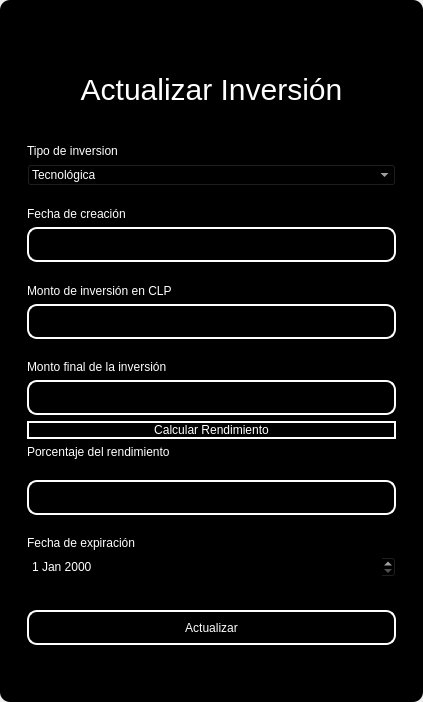
<?xml version="1.0" encoding="UTF-8"?>
<ui version="4.0">
 <class>MainWindow</class>
 <widget class="QMainWindow" name="MainWindow">
  <property name="geometry">
   <rect>
    <x>0</x>
    <y>0</y>
    <width>423</width>
    <height>702</height>
   </rect>
  </property>
  <property name="windowTitle">
   <string>MainWindow</string>
  </property>
  <property name="styleSheet">
   <string notr="true"/>
  </property>
  <widget class="QWidget" name="centralwidget">
   <property name="styleSheet">
    <string notr="true"/>
   </property>
   <layout class="QVBoxLayout" name="verticalLayout">
    <property name="spacing">
     <number>0</number>
    </property>
    <property name="leftMargin">
     <number>0</number>
    </property>
    <property name="topMargin">
     <number>0</number>
    </property>
    <property name="rightMargin">
     <number>0</number>
    </property>
    <property name="bottomMargin">
     <number>0</number>
    </property>
    <item>
     <widget class="QFrame" name="frame">
      <property name="enabled">
       <bool>true</bool>
      </property>
      <property name="styleSheet">
       <string notr="true">QFrame {
	border-radius:10px;
	
	background-color: rgb(0, 0, 0);
 }
</string>
      </property>
      <property name="frameShape">
       <enum>QFrame::StyledPanel</enum>
      </property>
      <property name="frameShadow">
       <enum>QFrame::Raised</enum>
      </property>
      <layout class="QVBoxLayout" name="verticalLayout_2">
       <item>
        <widget class="QFrame" name="frame_superior">
         <property name="minimumSize">
          <size>
           <width>0</width>
           <height>40</height>
          </size>
         </property>
         <property name="maximumSize">
          <size>
           <width>16777215</width>
           <height>40</height>
          </size>
         </property>
         <property name="styleSheet">
          <string notr="true">QPushButton{
border-radius:18px;
}

QPushButton:hover{
	background-color: rgb(0, 0, 0);
}
</string>
         </property>
         <property name="frameShape">
          <enum>QFrame::StyledPanel</enum>
         </property>
         <property name="frameShadow">
          <enum>QFrame::Raised</enum>
         </property>
         <layout class="QHBoxLayout" name="horizontalLayout_3">
          <property name="spacing">
           <number>4</number>
          </property>
          <property name="leftMargin">
           <number>0</number>
          </property>
          <property name="topMargin">
           <number>0</number>
          </property>
          <property name="rightMargin">
           <number>0</number>
          </property>
          <property name="bottomMargin">
           <number>0</number>
          </property>
          <item>
           <widget class="QPushButton" name="btn_icon">
            <property name="text">
             <string/>
            </property>
            <property name="iconSize">
             <size>
              <width>40</width>
              <height>40</height>
             </size>
            </property>
           </widget>
          </item>
          <item>
           <spacer name="horizontalSpacer_2">
            <property name="orientation">
             <enum>Qt::Horizontal</enum>
            </property>
            <property name="sizeHint" stdset="0">
             <size>
              <width>443</width>
              <height>20</height>
             </size>
            </property>
           </spacer>
          </item>
          <item>
           <widget class="QPushButton" name="bt_minimizar">
            <property name="minimumSize">
             <size>
              <width>38</width>
              <height>38</height>
             </size>
            </property>
            <property name="maximumSize">
             <size>
              <width>38</width>
              <height>38</height>
             </size>
            </property>
            <property name="cursor">
             <cursorShape>PointingHandCursor</cursorShape>
            </property>
            <property name="text">
             <string/>
            </property>
            <property name="icon">
             <iconset>
              <normaloff>image/minus.svg</normaloff>image/minus.svg</iconset>
            </property>
            <property name="iconSize">
             <size>
              <width>38</width>
              <height>38</height>
             </size>
            </property>
           </widget>
          </item>
          <item>
           <widget class="QPushButton" name="bt_maximizar">
            <property name="minimumSize">
             <size>
              <width>38</width>
              <height>38</height>
             </size>
            </property>
            <property name="maximumSize">
             <size>
              <width>38</width>
              <height>38</height>
             </size>
            </property>
            <property name="cursor">
             <cursorShape>PointingHandCursor</cursorShape>
            </property>
            <property name="text">
             <string/>
            </property>
            <property name="icon">
             <iconset>
              <normaloff>image/chevron-up.svg</normaloff>image/chevron-up.svg</iconset>
            </property>
            <property name="iconSize">
             <size>
              <width>38</width>
              <height>38</height>
             </size>
            </property>
           </widget>
          </item>
          <item>
           <widget class="QPushButton" name="bt_restaurar">
            <property name="minimumSize">
             <size>
              <width>38</width>
              <height>38</height>
             </size>
            </property>
            <property name="maximumSize">
             <size>
              <width>38</width>
              <height>38</height>
             </size>
            </property>
            <property name="cursor">
             <cursorShape>PointingHandCursor</cursorShape>
            </property>
            <property name="text">
             <string/>
            </property>
            <property name="icon">
             <iconset>
              <normaloff>image/chevron-down.svg</normaloff>image/chevron-down.svg</iconset>
            </property>
            <property name="iconSize">
             <size>
              <width>38</width>
              <height>38</height>
             </size>
            </property>
           </widget>
          </item>
          <item>
           <widget class="QPushButton" name="bt_cerrar">
            <property name="minimumSize">
             <size>
              <width>38</width>
              <height>38</height>
             </size>
            </property>
            <property name="maximumSize">
             <size>
              <width>38</width>
              <height>38</height>
             </size>
            </property>
            <property name="cursor">
             <cursorShape>PointingHandCursor</cursorShape>
            </property>
            <property name="text">
             <string/>
            </property>
            <property name="icon">
             <iconset>
              <normaloff>image/x.svg</normaloff>image/x.svg</iconset>
            </property>
            <property name="iconSize">
             <size>
              <width>38</width>
              <height>38</height>
             </size>
            </property>
           </widget>
          </item>
         </layout>
        </widget>
       </item>
       <item>
        <widget class="QFrame" name="frame_3">
         <property name="styleSheet">
          <string notr="true">QLabel {
	color: rgb(255, 255, 254);
	font: 12pt &quot;Arial&quot;;
	background-color: rgba(0, 0, 0,0);
}

QTextEdit{
background-color: rgba(0, 0, 0,0);
border-radius:10px; 
font: 12pt &quot;Arial&quot;;
color: rgb(255, 255, 254);
border: 2px solid  rgb(255, 255, 255);

}

QTextEdit:hover{
background-color: rgba(0, 0, 0,0);
border-radius:10px; 
font: 12pt &quot;Arial&quot;;
border: 2px solid  rgb(120, 0, 171);
}

QTextEdit:focus{
background-color: rgb(0, 0, 0);
border-radius:10px; 
font: 12pt &quot;Arial&quot;;
border: 2px solid rgb(120, 0, 171);
}

QLineEdit{
background-color: rgba(0, 0, 0,0);
border-radius:10px; 
font: 12pt &quot;Arial&quot;;
color: rgb(255, 255, 254);
border: 2px solid  rgb(255, 255, 255);

}

QLineEdit:hover{
background-color: rgba(0, 0, 0,0);
border-radius:10px; 
font: 12pt &quot;Arial&quot;;
border: 2px solid  rgb(120, 0, 171);
}

QLineEdit:focus{
background-color: rgb(0, 0, 0);
border-radius:10px; 
font: 12pt &quot;Arial&quot;;
border: 2px solid rgb(120, 0, 171);
}

QCheckBox{
	font: 12pt &quot;Arial&quot;;
	color: rgb(255, 255, 255);
}

QCheckBox::indicator {
    width: 18px;
    height:18px;
}

QCheckBox::indicator:unchecked {
   background-image: url(image/square.svg);
}

QCheckBox::indicator:checked {
   background-image: url(image/check-square.svg);
}

QPushButton{
border-radius:10px; 
font: 12pt &quot;Arial&quot;;
color: rgb(255, 255, 254);
border: 2px solid #ffffff;
}

QPushButton:hover{
border-radius:10px; 
font: 12pt &quot;Arial&quot;;
color: rgb(255, 255, 255);
border: 2px solid rgb(120, 0, 171);
	background-color: rgb(120, 0, 171);
}
</string>
         </property>
         <property name="frameShape">
          <enum>QFrame::StyledPanel</enum>
         </property>
         <property name="frameShadow">
          <enum>QFrame::Raised</enum>
         </property>
         <layout class="QHBoxLayout" name="horizontalLayout_4">
          <item>
           <layout class="QVBoxLayout" name="verticalLayout_4">
            <item>
             <widget class="QLabel" name="label_3">
              <property name="minimumSize">
               <size>
                <width>100</width>
                <height>50</height>
               </size>
              </property>
              <property name="styleSheet">
               <string notr="true">font-size: 30px;
color: rgb(255, 255, 255);</string>
              </property>
              <property name="text">
               <string>Actualizar Inversión</string>
              </property>
              <property name="alignment">
               <set>Qt::AlignCenter</set>
              </property>
             </widget>
            </item>
            <item>
             <widget class="QFrame" name="frame_4">
              <property name="maximumSize">
               <size>
                <width>400</width>
                <height>600</height>
               </size>
              </property>
              <property name="styleSheet">
               <string notr="true">QLabel {
	color: rgb(255, 255, 254);
	font: 12pt &quot;Arial&quot;;
	background-color: rgba(0, 0, 0,0);
}

QTextEdit{
background-color: rgba(0, 0, 0,0);
border-radius:10px; 
font: 12pt &quot;Arial&quot;;
color: rgb(255, 255, 254);
border: 2px solid  rgb(255, 255, 255);

}

QTextEdit:hover{
background-color: rgba(0, 0, 0,0);
border-radius:10px; 
font: 12pt &quot;Arial&quot;;
border: 2px solid  rgb(120, 0, 171);
}

QTextEdit:focus{
background-color: rgb(0, 0, 0);
border-radius:10px; 
font: 12pt &quot;Arial&quot;;
border: 2px solid rgb(120, 0, 171);
}

QLineEdit{
background-color: rgba(0, 0, 0,0);
border-radius:10px; 
font: 12pt &quot;Arial&quot;;
color: rgb(255, 255, 254);
border: 2px solid  rgb(255, 255, 255);

}

QLineEdit:hover{
background-color: rgba(0, 0, 0,0);
border-radius:10px; 
font: 12pt &quot;Arial&quot;;
border: 2px solid  rgb(120, 0, 171);
}

QLineEdit:focus{
background-color: rgb(0, 0, 0);
border-radius:10px; 
font: 12pt &quot;Arial&quot;;
border: 2px solid rgb(120, 0, 171);
}

QCheckBox{
	font: 12pt &quot;Arial&quot;;
	color: rgb(255, 255, 255);
}

QCheckBox::indicator {
    width: 18px;
    height:18px;
}

QCheckBox::indicator:unchecked {
   background-image: url(image/square.svg);
}

QCheckBox::indicator:checked {
   background-image: url(image/check-square.svg);
}

QPushButton{
border-radius:10px; 
font: 12pt &quot;Arial&quot;;
color: rgb(255, 255, 254);
border: 2px solid #ffffff;
}

QPushButton:hover{
border-radius:10px; 
font: 12pt &quot;Arial&quot;;
color: rgb(255, 255, 255);
border: 2px solid rgb(120, 0, 171);
	background-color: rgb(120, 0, 171);
}
</string>
              </property>
              <property name="frameShape">
               <enum>QFrame::StyledPanel</enum>
              </property>
              <property name="frameShadow">
               <enum>QFrame::Raised</enum>
              </property>
              <layout class="QVBoxLayout" name="verticalLayout_3">
               <item>
                <spacer name="verticalSpacer_3">
                 <property name="orientation">
                  <enum>Qt::Vertical</enum>
                 </property>
                 <property name="sizeHint" stdset="0">
                  <size>
                   <width>20</width>
                   <height>40</height>
                  </size>
                 </property>
                </spacer>
               </item>
               <item>
                <widget class="QLabel" name="label_4">
                 <property name="text">
                  <string>Tipo de inversion</string>
                 </property>
                </widget>
               </item>
               <item>
                <widget class="QComboBox" name="type_combobox">
                 <property name="styleSheet">
                  <string notr="true">background-color: rgb(0, 0, 0);
color: rgb(255, 255, 255);</string>
                 </property>
                 <item>
                  <property name="text">
                   <string>Tecnológica</string>
                  </property>
                 </item>
                 <item>
                  <property name="text">
                   <string>Marketing Digital</string>
                  </property>
                 </item>
                 <item>
                  <property name="text">
                   <string>Recurso Humano</string>
                  </property>
                 </item>
                 <item>
                  <property name="text">
                   <string>Expansión de mercado</string>
                  </property>
                 </item>
                 <item>
                  <property name="text">
                   <string>Investigación y desarrollo (I+D)</string>
                  </property>
                 </item>
                 <item>
                  <property name="text">
                   <string>Soporte y Atención al Cliente</string>
                  </property>
                 </item>
                </widget>
               </item>
               <item>
                <spacer name="verticalSpacer_4">
                 <property name="orientation">
                  <enum>Qt::Vertical</enum>
                 </property>
                 <property name="sizeHint" stdset="0">
                  <size>
                   <width>20</width>
                   <height>40</height>
                  </size>
                 </property>
                </spacer>
               </item>
               <item>
                <widget class="QLabel" name="label_7">
                 <property name="text">
                  <string>Fecha de creación</string>
                 </property>
                </widget>
               </item>
               <item>
                <widget class="QLineEdit" name="datetxt">
                 <property name="enabled">
                  <bool>false</bool>
                 </property>
                 <property name="minimumSize">
                  <size>
                   <width>0</width>
                   <height>35</height>
                  </size>
                 </property>
                </widget>
               </item>
               <item>
                <spacer name="verticalSpacer">
                 <property name="orientation">
                  <enum>Qt::Vertical</enum>
                 </property>
                 <property name="sizeHint" stdset="0">
                  <size>
                   <width>20</width>
                   <height>40</height>
                  </size>
                 </property>
                </spacer>
               </item>
               <item>
                <widget class="QLabel" name="label_5">
                 <property name="text">
                  <string>Monto de inversión en CLP</string>
                 </property>
                </widget>
               </item>
               <item>
                <widget class="QLineEdit" name="amounttxt">
                 <property name="minimumSize">
                  <size>
                   <width>0</width>
                   <height>35</height>
                  </size>
                 </property>
                 <property name="maximumSize">
                  <size>
                   <width>16777215</width>
                   <height>16777215</height>
                  </size>
                 </property>
                 <property name="echoMode">
                  <enum>QLineEdit::Normal</enum>
                 </property>
                </widget>
               </item>
               <item>
                <spacer name="verticalSpacer_5">
                 <property name="orientation">
                  <enum>Qt::Vertical</enum>
                 </property>
                 <property name="sizeHint" stdset="0">
                  <size>
                   <width>20</width>
                   <height>40</height>
                  </size>
                 </property>
                </spacer>
               </item>
               <item>
                <widget class="QLabel" name="label">
                 <property name="text">
                  <string>Monto final de la inversión</string>
                 </property>
                </widget>
               </item>
               <item>
                <widget class="QLineEdit" name="amount_endtxt">
                 <property name="minimumSize">
                  <size>
                   <width>0</width>
                   <height>35</height>
                  </size>
                 </property>
                </widget>
               </item>
               <item>
                <widget class="QPushButton" name="btn_calculate_yield">
                 <property name="cursor">
                  <cursorShape>PointingHandCursor</cursorShape>
                 </property>
                 <property name="text">
                  <string>Calcular Rendimiento</string>
                 </property>
                </widget>
               </item>
               <item>
                <widget class="QLabel" name="label_2">
                 <property name="text">
                  <string>Porcentaje del rendimiento</string>
                 </property>
                </widget>
               </item>
               <item>
                <spacer name="verticalSpacer_6">
                 <property name="orientation">
                  <enum>Qt::Vertical</enum>
                 </property>
                 <property name="sizeHint" stdset="0">
                  <size>
                   <width>20</width>
                   <height>40</height>
                  </size>
                 </property>
                </spacer>
               </item>
               <item>
                <widget class="QLineEdit" name="yieldtxt">
                 <property name="enabled">
                  <bool>false</bool>
                 </property>
                 <property name="minimumSize">
                  <size>
                   <width>0</width>
                   <height>35</height>
                  </size>
                 </property>
                </widget>
               </item>
               <item>
                <spacer name="verticalSpacer_10">
                 <property name="orientation">
                  <enum>Qt::Vertical</enum>
                 </property>
                 <property name="sizeHint" stdset="0">
                  <size>
                   <width>20</width>
                   <height>40</height>
                  </size>
                 </property>
                </spacer>
               </item>
               <item>
                <widget class="QLabel" name="label_6">
                 <property name="text">
                  <string>Fecha de expiración</string>
                 </property>
                </widget>
               </item>
               <item>
                <widget class="QDateEdit" name="expiration_date">
                 <property name="styleSheet">
                  <string notr="true">background-color: rgb(0, 0, 0);
color: rgb(255, 255, 255);</string>
                 </property>
                </widget>
               </item>
               <item>
                <spacer name="verticalSpacer_9">
                 <property name="orientation">
                  <enum>Qt::Vertical</enum>
                 </property>
                 <property name="sizeHint" stdset="0">
                  <size>
                   <width>20</width>
                   <height>50</height>
                  </size>
                 </property>
                </spacer>
               </item>
               <item>
                <widget class="QPushButton" name="btn_update">
                 <property name="minimumSize">
                  <size>
                   <width>0</width>
                   <height>35</height>
                  </size>
                 </property>
                 <property name="cursor">
                  <cursorShape>PointingHandCursor</cursorShape>
                 </property>
                 <property name="text">
                  <string>Actualizar</string>
                 </property>
                </widget>
               </item>
               <item>
                <spacer name="verticalSpacer_7">
                 <property name="orientation">
                  <enum>Qt::Vertical</enum>
                 </property>
                 <property name="sizeHint" stdset="0">
                  <size>
                   <width>20</width>
                   <height>40</height>
                  </size>
                 </property>
                </spacer>
               </item>
               <item>
                <spacer name="verticalSpacer_8">
                 <property name="orientation">
                  <enum>Qt::Vertical</enum>
                 </property>
                 <property name="sizeHint" stdset="0">
                  <size>
                   <width>20</width>
                   <height>40</height>
                  </size>
                 </property>
                </spacer>
               </item>
              </layout>
             </widget>
            </item>
           </layout>
          </item>
         </layout>
        </widget>
       </item>
      </layout>
     </widget>
    </item>
   </layout>
  </widget>
 </widget>
 <resources/>
 <connections/>
</ui>
